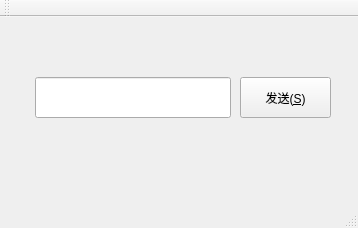
<?xml version="1.0" encoding="UTF-8"?>
<ui version="4.0">
 <class>MainWindow</class>
 <widget class="QMainWindow" name="MainWindow">
  <property name="geometry">
   <rect>
    <x>0</x>
    <y>0</y>
    <width>358</width>
    <height>228</height>
   </rect>
  </property>
  <property name="windowTitle">
   <string>MainWindow</string>
  </property>
  <widget class="QWidget" name="centralWidget">
   <widget class="QLineEdit" name="lineEdit">
    <property name="geometry">
     <rect>
      <x>35</x>
      <y>60</y>
      <width>196</width>
      <height>41</height>
     </rect>
    </property>
   </widget>
   <widget class="QPushButton" name="pushButton">
    <property name="geometry">
     <rect>
      <x>240</x>
      <y>60</y>
      <width>91</width>
      <height>41</height>
     </rect>
    </property>
    <property name="text">
     <string>发送(&amp;S)</string>
    </property>
   </widget>
  </widget>
  <widget class="QMenuBar" name="menuBar">
   <property name="geometry">
    <rect>
     <x>0</x>
     <y>0</y>
     <width>358</width>
     <height>23</height>
    </rect>
   </property>
  </widget>
  <widget class="QToolBar" name="mainToolBar">
   <attribute name="toolBarArea">
    <enum>TopToolBarArea</enum>
   </attribute>
   <attribute name="toolBarBreak">
    <bool>false</bool>
   </attribute>
  </widget>
  <widget class="QStatusBar" name="statusBar"/>
 </widget>
 <layoutdefault spacing="6" margin="11"/>
 <resources/>
 <connections/>
</ui>
